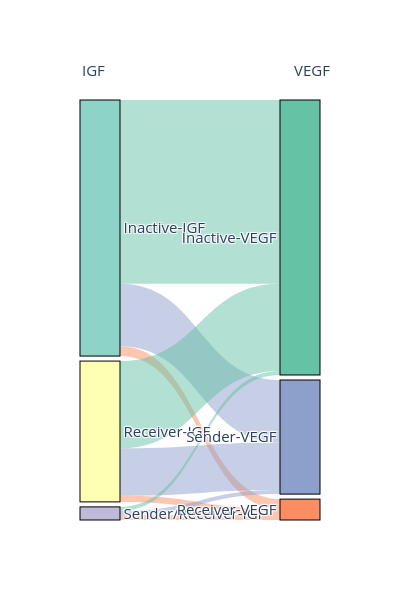

The notebook cell saved with this chart:
### Code cell
ri.pl.alluvial_twopath(adata, 'IGF', 'VEGF', savefig=False, showfig=True)

### Figure 1 — Plotly figure (JSON) as saved in the notebook; plotly's stock layout.template omitted (floating-point values rounded to 4 significant figures)
{"data": [{"link": {"color": ["rgba(102.0, 194.0, 165.0, 0.5)", "rgba(252.0, 141.0, 98.0, 0.5)", "rgba(141.0, 160.0, 203.0, 0.5)", "rgba(102.0, 194.0, 165.0, 0.5)", "rgba(252.0, 141.0, 98.0, 0.5)", "rgba(141.0, 160.0, 203.0, 0.5)", "rgba(102.0, 194.0, 165.0, 0.5)", "rgba(252.0, 141.0, 98.0, 0.5)", "rgba(141.0, 160.0, 203.0, 0.5)"], "source": [0, 0, 0, 1, 1, 1, 2, 2, 2], "target": [3, 4, 5, 3, 4, 5, 3, 4, 5], "value": [4398, 234, 1498, 2091, 146, 1134, 94, 120, 100]}, "node": {"color": ["rgb(141.0, 211.0, 199.0)", "rgb(255.0, 255.0, 179.0)", "rgb(190.0, 186.0, 218.0)", "rgb(102.0, 194.0, 165.0)", "rgb(252.0, 141.0, 98.0)", "rgb(141.0, 160.0, 203.0)"], "label": ["Inactive-IGF", "Receiver-IGF", "Sender/Receiver-IGF", "Inactive-VEGF", "Receiver-VEGF", "Sender-VEGF"], "line": {"color": "black", "width": 1}, "pad": 5, "thickness": 40}, "type": "sankey"}], "layout": {"annotations": [{"align": "center", "showarrow": false, "text": "IGF", "x": 0, "xref": "paper", "y": 1.1, "yref": "paper"}, {"align": "center", "showarrow": false, "text": "VEGF", "x": 1.05, "xref": "paper", "y": 1.1, "yref": "paper"}], "autosize": false, "font": {"size": 15}, "height": 600, "width": 400}}
